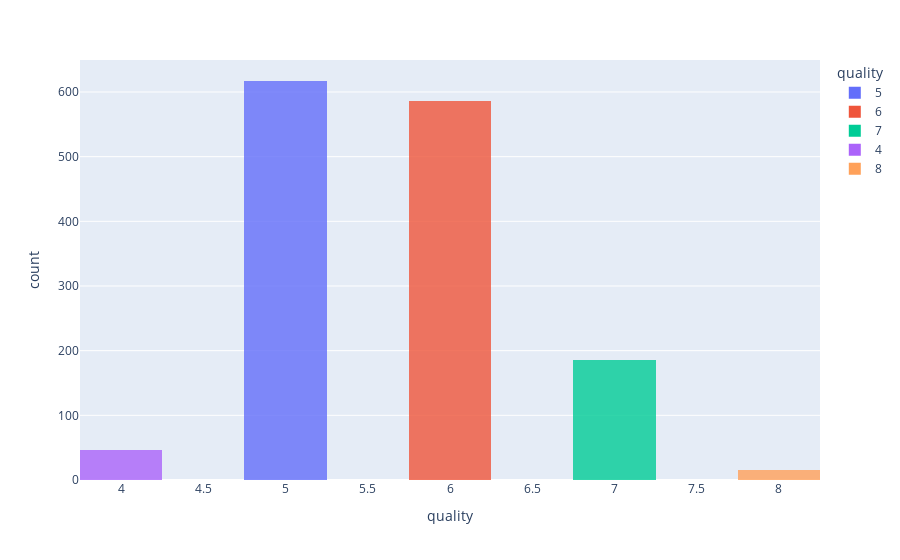

Here is the notebook cell this chart was saved with:
### Markdown cell above
We see that as the of free sulfur dioxide increases, total sulfur dioxide also increases.
# Data Imbalance:
Now that we have cleaned the data and looked at the correlation between the features and target, we visualise the data imbalance.

### Code cell
fig = px.histogram(ds_new, x = 'quality', color = 'quality', opacity = 0.8, nbins = 15)
fig.show()

### Figure 1 — Plotly figure (JSON) as saved in the notebook; plotly's stock layout.template omitted (floating-point values rounded to 4 significant figures; data arrays with more than 128 entries replaced by an {"elided": "..."} marker saying what was removed)
{"data": [{"alignmentgroup": "True", "bingroup": "x", "hovertemplate": "quality=%{x}<br>count=%{y}<extra></extra>", "legendgroup": "5", "marker": {"color": "#636efa", "opacity": 0.8}, "name": "5", "nbinsx": 15, "offsetgroup": "5", "orientation": "v", "showlegend": true, "type": "histogram", "x": {"elided": "617 int values"}, "xaxis": "x", "yaxis": "y"}, {"alignmentgroup": "True", "bingroup": "x", "hovertemplate": "quality=%{x}<br>count=%{y}<extra></extra>", "legendgroup": "6", "marker": {"color": "#EF553B", "opacity": 0.8}, "name": "6", "nbinsx": 15, "offsetgroup": "6", "orientation": "v", "showlegend": true, "type": "histogram", "x": {"elided": "586 int values"}, "xaxis": "x", "yaxis": "y"}, {"alignmentgroup": "True", "bingroup": "x", "hovertemplate": "quality=%{x}<br>count=%{y}<extra></extra>", "legendgroup": "7", "marker": {"color": "#00cc96", "opacity": 0.8}, "name": "7", "nbinsx": 15, "offsetgroup": "7", "orientation": "v", "showlegend": true, "type": "histogram", "x": {"elided": "185 int values"}, "xaxis": "x", "yaxis": "y"}, {"alignmentgroup": "True", "bingroup": "x", "hovertemplate": "quality=%{x}<br>count=%{y}<extra></extra>", "legendgroup": "4", "marker": {"color": "#ab63fa", "opacity": 0.8}, "name": "4", "nbinsx": 15, "offsetgroup": "4", "orientation": "v", "showlegend": true, "type": "histogram", "x": [4, 4, 4, 4, 4, 4, 4, 4, 4, 4, 4, 4, 4, 4, 4, 4, 4, 4, 4, 4, 4, 4, 4, 4, 4, 4, 4, 4, 4, 4, 4, 4, 4, 4, 4, 4, 4, 4, 4, 4, 4, 4, 4, 4, 4, 4, 4], "xaxis": "x", "yaxis": "y"}, {"alignmentgroup": "True", "bingroup": "x", "hovertemplate": "quality=%{x}<br>count=%{y}<extra></extra>", "legendgroup": "8", "marker": {"color": "#FFA15A", "opacity": 0.8}, "name": "8", "nbinsx": 15, "offsetgroup": "8", "orientation": "v", "showlegend": true, "type": "histogram", "x": [8, 8, 8, 8, 8, 8, 8, 8, 8, 8, 8, 8, 8, 8, 8, 8], "xaxis": "x", "yaxis": "y"}], "layout": {"barmode": "relative", "legend": {"title": {"text": "quality"}, "tracegroupgap": 0}, "margin": {"t": 60}, "xaxis": {"anchor": "y", "categoryarray": [5, 6, 7, 4, 8], "categoryorder": "array", "domain": [0, 1], "title": {"text": "quality"}}, "yaxis": {"anchor": "x", "domain": [0, 1], "title": {"text": "count"}}}}
